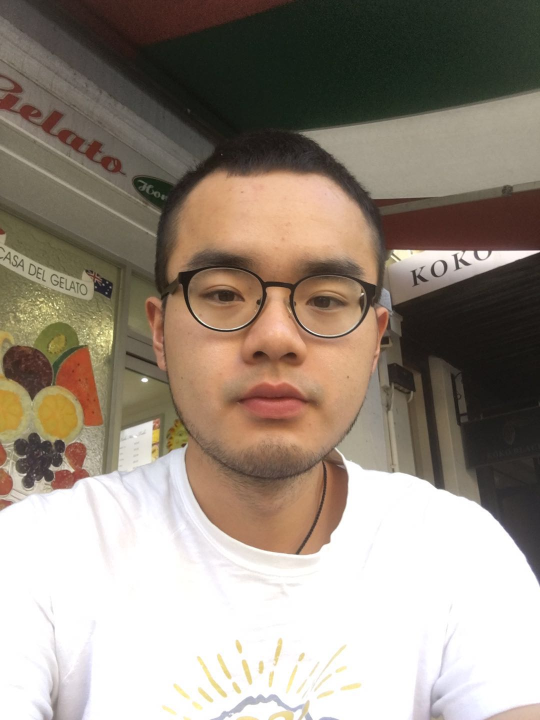
#> input picture test.jpeg, 1080 x 1440 px (shown at 1/2 size)
$ python control.py   (Python 2 division)
#> lines starting #> are read from the running program, lines starting #| are printed output that depends on the picture; after the words box and inside, x2 and y2 are one past the last pixel; in counts of white or black regions, pixels touching at a corner belong together
### picKit.py
import cv2
import numpy as np
import math

def resize (img,height=None,width=None): #change the height, width of pics
    if height==None and width==None:
        return img
    #if inputs are none
    if height==None: #width!=None
        img=cv2.resize(img,(width,img.shape[0]),interpolation=cv2.INTER_AREA)
    if width==None:  #height!=None
        img=cv2.resize(img,(img.shape[1],height),interpolation=cv2.INTER_AREA)
    else: #width!=None,height!=None
        img=cv2.resize(img,(width,height),interpolation=cv2.INTER_AREA)
    return img

def gray(img): #change pics to gray mode
    return cv2.cvtColor(img,cv2.COLOR_BGR2GRAY)

# [36 lines left out: functions colorchange, roi, not called in this run]
'''
def rotate(img,degree,addborder=1):
    height,width=img.shape[:2]
    maxlen=int(math.sqrt(height*height+width*width))+1
    if str(degree/90.0).isdigit==True:
        if addborder==1:
        img=cv2.copyMakeBorder(img,(maxlen-height)/2,(maxlen-height)/2,(maxlen-width)/2,(maxlen-width)/2,cv2.BORDER_CONSTANT,value=0)
    #add border to avoid lose some part of pic. But this import another question when rotate pic again.
    col,row=img.shape[:2]
    rot_mat=cv2.getRotationMatrix2D((row/2,col/2),degree,1)
    img=cv2.warpAffine(img,rot_mat,(row,col))
    return img
'''

### faceDetect.py
import numpy as numpy
import cv2
def faceDetect(img):
    face_cascade = cv2.CascadeClassifier('haarcascade_frontalface_default.xml')
    gray = cv2.cvtColor(img, cv2.COLOR_BGR2GRAY)
    faces=face_cascade.detectMultiScale(gray, 1.3, 5)
        #for (x,y,w,h) in faces:
        #img = cv2.rectangle(img, (x,y),(x+w,y+h), (255,0,0),2)
        #img=cv2.resize(img,(800,800), interpolation=cv2.INTER_AREA)
    return faces

### control.py
import cv2
import numpy as np
import gorgeous
import faceDetect
import picKit
import copy

    # [5 lines of commented-out code are left out]
img = cv2.imread('test.jpeg')
#> img is the input picture: shape (1440, 1080, 3); mean B, G, R 127.8, 140.2, 151.7
def nothing(d):
    print d
    global img
    global gImg
    gImg=copy.copy(img)
    gImg=gorgeous.gorgeous(gImg, faces, d)
height, width =img.shape[:2]
#> height = 1440; width = 1080
img = picKit.resize(img,500,500*width/height)
#> in resize, `img=cv2.resize(img,(width,height),interpolation=cv2.INTER_AREA)`:
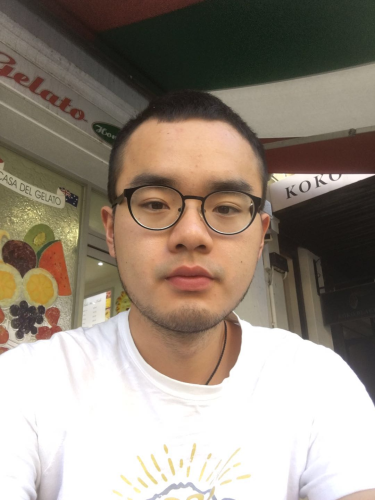
#> img: shape (500, 375, 3); mean of channels 0, 1, 2 127.8, 140.2, 151.7; drawn as B, G, R
faces = faceDetect.faceDetect(img)
#> in faceDetect, `gray = cv2.cvtColor(img, cv2.COLOR_BGR2GRAY)`:
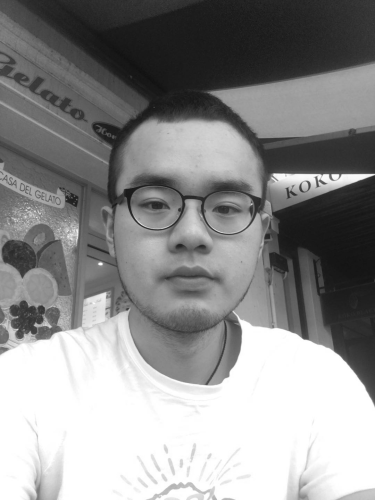
#> gray: shape (500, 375); min 17, max 255, mean 142.2
#> in faceDetect, `faces=face_cascade.detectMultiScale(gray, 1.3, 5)`: faces = [[89, 126, 202, 202]]
#> faces = [[89, 126, 202, 202]]
gImg=copy.copy(img)
for (x,y,w,h) in faces:
    cv2.rectangle(gImg, (x-20,y-20),(x+w+20,y+h+20), (255,0,0),2)
#> this loop made 1 pass
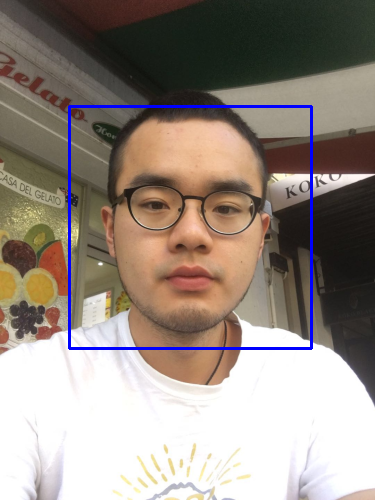
#> gImg: shape (500, 375, 3); 1.55% of pixels changed, all inside (x1, y1, x2, y2) = (68, 105, 313, 350); drawn as B, G, R
cv2.namedWindow('image')
cv2.createTrackbar('Dermabrasion','image',2,40,nothing)
#switch='0:OFF\n1:ON'
#cv2.createTrackbar(switch,'image',0,1,switchToZero)
while(1):
    # [4 lines of commented-out code are left out]
    cv2.imshow('image',gImg)
    k=cv2.waitKey(1)&0xFF
#> (key Esc is pressed here)
    # [6 lines of commented-out code are left out]
    if k==27:
        break
    if k==115:
        cv2.imwrite('newImage.jpeg',gImg)
cv2.destroyAllWindows()
